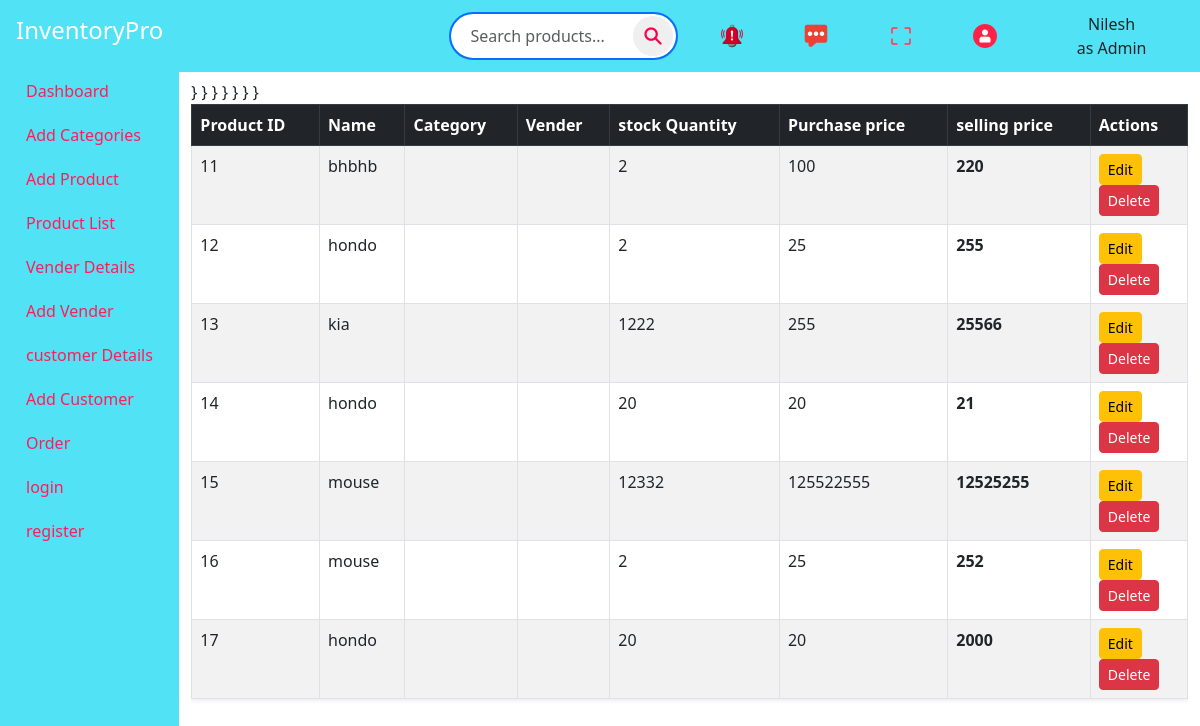
Page /product_list/ on the committed database.
### myinventory/models.py (models this page shows, shortened)
class product(models.Model):
    Product_name=models.CharField(max_length=20)
    Category=models.CharField(max_length=20)
    Vender=models.CharField(max_length=12)
    Quantity=models.IntegerField()
    Purchase_price=models.IntegerField()
    Selling_price=models.IntegerField()

### myinventory/views.py (the view)
def product_list(request):
    pro=product.objects.all()
    return render(request, 'product_list.html', {'prod': pro})

### myinventory/templates/product_list.html (shortened to what this page needs)
<!DOCTYPE html>
<html lang="en">
{%load static%}
<head>
  <link href="https://cdn.jsdelivr.net/npm/bootstrap@5.3.0/dist/css/bootstrap.min.css" rel="stylesheet" />
  <link rel="stylesheet" href="{%static 'css/product_list.css'%}" />
</head>
<body>
  <div class="sidebar p-3">
    <h4 class="mb-4">InventoryPro</h4>
    <a href="{% url 'home'%}">Dashboard</a>
    <a href="{% url 'add_categories'%}">Add Categories</a>
    <a href="{% url 'add_products'%}">Add Product</a>
    <a href="{% url 'product_list'%}">Product List</a>
    <a href="{% url 'vender_detail'%}">Vender Details</a>
    <a href="{% url 'add_vender'%}">Add Vender</a>
    <a href="{% url 'customer_detail'%}">customer Details</a>
    <a href="{% url 'add_customer'%}">Add Customer</a>
    <a href="{% url 'order'%}">Order</a>
    <a href="{% url 'login'%}">login</a>
    <a href="{% url 'register'%}">register</a>
  </div>
  <div class="container-fluid  ">
    <div class="row justify-content-start text-center head">
      <div class="col-md-3  ">
        <div class="search-bar">
          <input type="text" class="form-control" placeholder="Search products...">
          <button><img src="{% static 'icons/search.png'%}"></button>
        </div>
      </div>
      <div class="col-md-4 p-0 icons  ">
        <img src="{% static 'icons/alarm.png'%}">
        <img src="{% static 'icons/chat-box.png'%}">
        <img src="{% static 'icons/fullscreen.png'%}">
        <img src="{% static 'icons/user.png'%}">
      </div>
      <div class="col-md-2 p-0 icons  ">
        <div class="user">
          <span>Nilesh</span>
          <span>as Admin</span>
        </div>
      </div>
    </div>
    <div class="table-responsive mt-2">
      <table class="table table-striped table-bordered shadow-sm">
        <thead class="table-dark">
          <tr>
            <th>Product ID</th>
            <th>Name</th>
            <th>Category</th>
            <th>Vender</th>
            <th>stock Quantity</th>
            <th>Purchase price</th>
            <th>selling price</th>
            <th>Actions</th>
          </tr>
        </thead>
        <tbody>
          {% for x in prod %}
          <tr>
            <td value="{{x.id}}">{{x.id}}</td>
            <td value="{{x.id}}">{{x.Product_name}}</td>
            <td value="{{x.id}}">{{x.Category.Category}}</td>
            <td value="{{x.id}}">{{x.Vender}}</td>
            <td value="{{x.id}}">{{x.Quantity}}</td>
            <td value="{{x.id}}">{{x.Purchase_price}}</td>
            <th value="{{x.id}}">{{x.Selling_price}}</th>
            <td>
                 <a href="{% url 'update_product' x.id %}"><button class="btn btn-sm btn-warning">Edit</button></a>
              <form method="POST" action="{% url 'delete_product' x.id %}">
              <button type="submit"  onclick="return confirm('Are you sure to delete this vender ?')"  class="btn btn-sm btn-danger">Delete</button>
              </form>
            </td>
          </tr>
          {% endfor %}
        </tbody>
      </table>
    </div>
  </div>
</body>
</html>

### myinventory/static/css/product_list.css (style rules this page uses)
body { min-height: 100vh; display: flex; }
.sidebar { width: 200px; background-color: #51e2f5; color: white; min-height: 100vh; }
.sidebar a { color: #ff1d58; display: flex; padding: 10px; text-decoration: none; }
.head { display: flex; justify-content:center; align-items: center; background-color:#51e2f5; padding: 4px; }
.icons { display: flex; justify-content:space-around; }
.user { display: flex; flex-direction: column; }
.search-bar { position: relative; max-width: 500px; margin: 8px auto; }
.search-bar input { border-radius: 50px; border: 2px solid #0d6efd; padding: 10px 50px 10px 20px; width: 100%; outline: none; }
.search-bar button { position: absolute; right: 5px; top: 50%; transform: translateY(-50%); border-radius: 50%; border: none; width: 40px; height: 40px; display: flex; justify-content: center; align-items: center; }

### rows in the picture
product: id "11", Product_name "bhbhb", Quantity "2", Purchase_price "100", Selling_price "220"
product: id "12", Product_name "hondo", Quantity "2", Purchase_price "25", Selling_price "255"
product: id "13", Product_name "kia", Quantity "1222", Purchase_price "255", Selling_price "25566"
product: id "14", Product_name "hondo", Quantity "20", Purchase_price "20", Selling_price "21"
product: id "15", Product_name "mouse", Quantity "12332", Purchase_price "125522555", Selling_price "12525255"
product: id "16", Product_name "mouse", Quantity "2", Purchase_price "25", Selling_price "252"
product: id "17", Product_name "hondo", Quantity "20", Purchase_price "20", Selling_price "2000"
